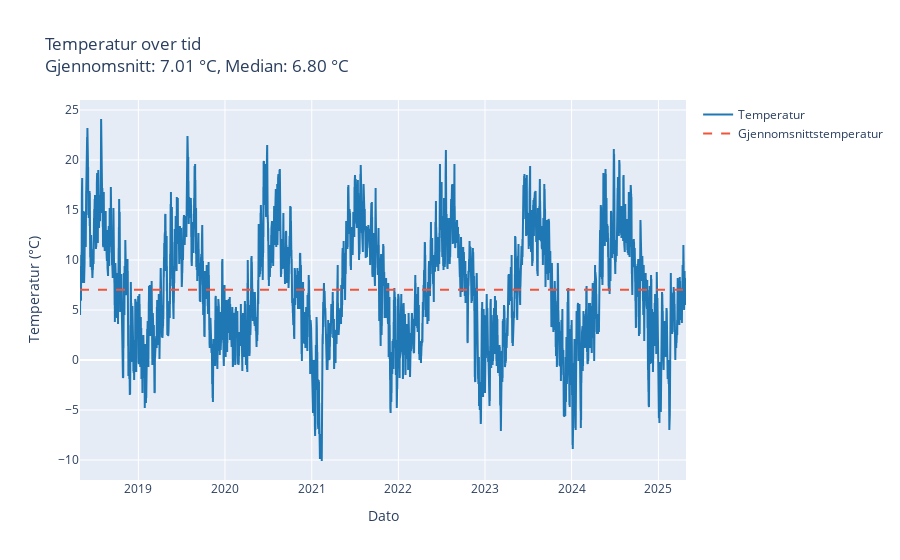
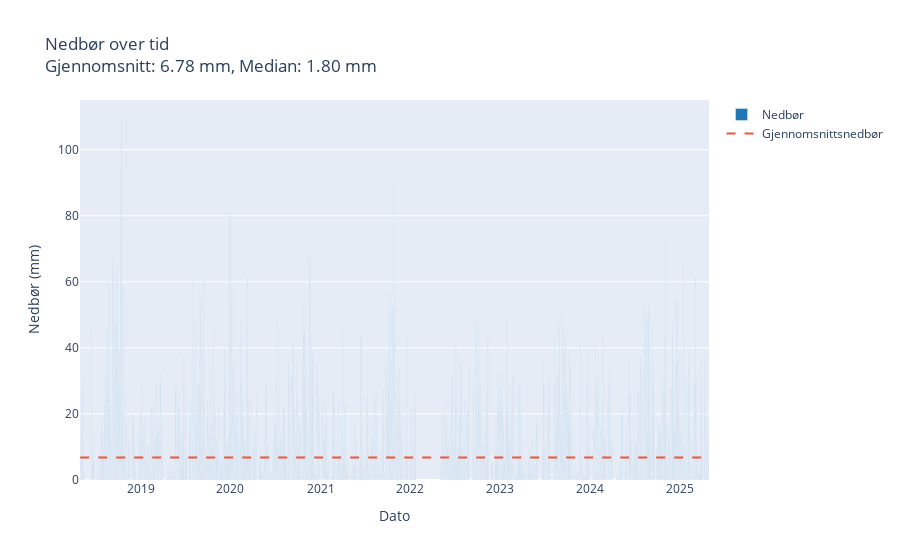
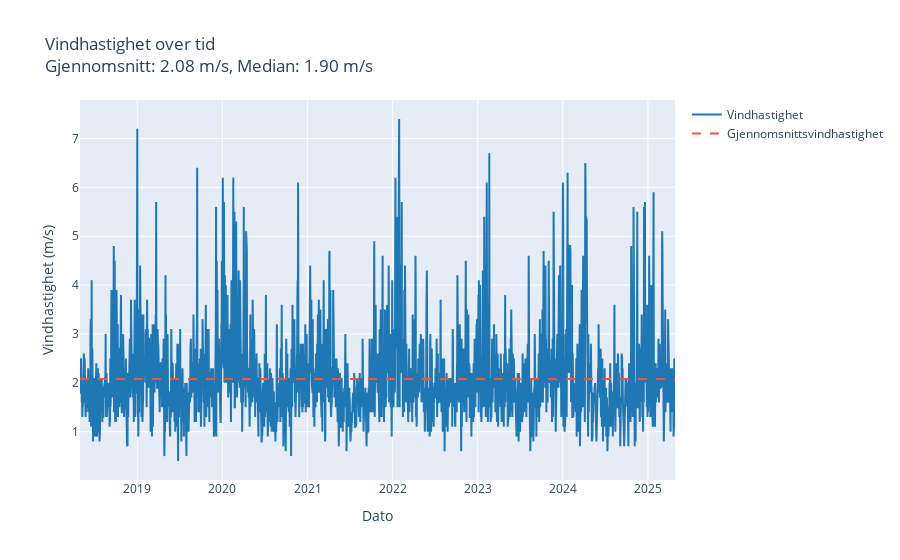
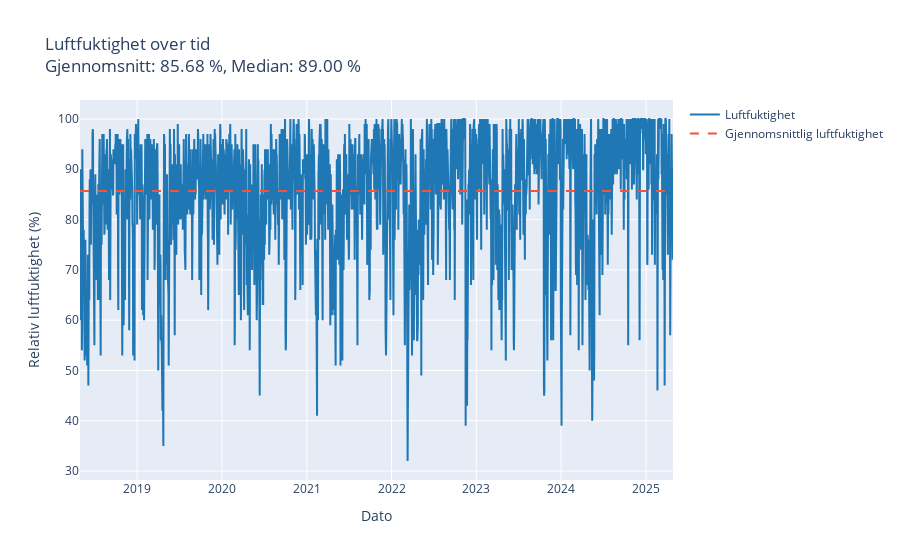

Notebook code cell kept with these figures, in order:
### Code cell
# Leser data fra de separate CSV-filene
temperature_data = pd.read_csv("../data/temperature_data.csv")
precipitation_data = pd.read_csv("../data/precipitation_data.csv")
wind_speed_data = pd.read_csv("../data/wind_speed_data.csv")
humidity_data = pd.read_csv("../data/humidity_data.csv")

# Konverterer referansetiden til datetime for alle datasettene
temperature_data['referenceTime'] = pd.to_datetime(temperature_data['referenceTime'])
precipitation_data['referenceTime'] = pd.to_datetime(precipitation_data['referenceTime'])
wind_speed_data['referenceTime'] = pd.to_datetime(wind_speed_data['referenceTime'])
humidity_data['referenceTime'] = pd.to_datetime(humidity_data['referenceTime'])

# Plotter temperaturdata
fig_temp = go.Figure()
fig_temp.add_trace(go.Scatter(
    x=temperature_data['referenceTime'],
    y=temperature_data['value'],
    mode='lines',
    name='Temperatur',
    line=dict(color='#1f77b4')
))
mean_temp = temperature_data['value'].mean()
median_temp = temperature_data['value'].median()
fig_temp.add_trace(go.Scatter(
    x=temperature_data['referenceTime'],
    y=[mean_temp] * len(temperature_data['referenceTime']),
    mode='lines',
    line=dict(dash='dash', color='rgba(31, 119, 180)'),
    name='Gjennomsnittstemperatur'
))
fig_temp.update_layout(
    title=f"Temperatur over tid<br>Gjennomsnitt: {mean_temp:.2f} °C, Median: {median_temp:.2f} °C",
    xaxis_title="Dato",
    yaxis_title="Temperatur (°C)"
)
fig_temp.show()

# Plotter nedbørsdata
fig_precip = go.Figure()
fig_precip.add_trace(go.Bar(
    x=precipitation_data['referenceTime'],
    y=precipitation_data['value'],
    name='Nedbør',
    marker=dict(color='#1f77b4')
))
mean_precip = precipitation_data['value'].mean()
median_precip = precipitation_data['value'].median()
fig_precip.add_trace(go.Scatter(
    x=precipitation_data['referenceTime'],
    y=[mean_precip] * len(precipitation_data['referenceTime']),
    mode='lines',
    line=dict(dash='dash', color='rgba(31, 119, 180)'),
    name='Gjennomsnittsnedbør'
))
fig_precip.update_layout(
    title=f"Nedbør over tid<br>Gjennomsnitt: {mean_precip:.2f} mm, Median: {median_precip:.2f} mm",
    xaxis_title="Dato",
    yaxis_title="Nedbør (mm)"
)
fig_precip.show()

# Plotter vindhastighetsdata
fig_wind = go.Figure()
fig_wind.add_trace(go.Scatter(
    x=wind_speed_data['referenceTime'],
    y=wind_speed_data['value'],
    mode='lines',
    name='Vindhastighet',
    line=dict(color='#1f77b4')
))
mean_wind = wind_speed_data['value'].mean()
median_wind = wind_speed_data['value'].median()
fig_wind.add_trace(go.Scatter(
    x=wind_speed_data['referenceTime'],
    y=[mean_wind] * len(wind_speed_data['referenceTime']),
    mode='lines',
    line=dict(dash='dash', color='rgba(31, 119, 180)'),
    name='Gjennomsnittsvindhastighet'
))
fig_wind.update_layout(
    title=f"Vindhastighet over tid<br>Gjennomsnitt: {mean_wind:.2f} m/s, Median: {median_wind:.2f} m/s",
    xaxis_title="Dato",
    yaxis_title="Vindhastighet (m/s)"
)
fig_wind.show()

# Plotter luftfuktighetsdata
fig_humidity = go.Figure()
fig_humidity.add_trace(go.Scatter(
    x=humidity_data['referenceTime'],
    y=humidity_data['value'],
    mode='lines',
    name='Luftfuktighet',
    line=dict(color='#1f77b4')
))
mean_humidity = humidity_data['value'].mean()
median_humidity = humidity_data['value'].median()
fig_humidity.add_trace(go.Scatter(
    x=humidity_data['referenceTime'],
    y=[mean_humidity] * len(humidity_data['referenceTime']),
    mode='lines',
    line=dict(dash='dash', color='rgba(31, 119, 180)'),
    name='Gjennomsnittlig luftfuktighet'
))
fig_humidity.update_layout(
    title=f"Luftfuktighet over tid<br>Gjennomsnitt: {mean_humidity:.2f} %, Median: {median_humidity:.2f} %",
    xaxis_title="Dato",
    yaxis_title="Relativ luftfuktighet (%)"
)
fig_humidity.show()

### Figure 1 — Plotly figure (JSON) as saved in the notebook; plotly's stock layout.template omitted (floating-point values rounded to 4 significant figures; data arrays with more than 128 entries replaced by an {"elided": "..."} marker saying what was removed)
{"data": [{"line": {"color": "#1f77b4"}, "mode": "lines", "name": "Temperatur", "type": "scatter", "x": {"elided": "5107 str values"}, "y": {"elided": "5107 float values"}}, {"line": {"color": "rgba(31, 119, 180)", "dash": "dash"}, "mode": "lines", "name": "Gjennomsnittstemperatur", "type": "scatter", "x": {"elided": "5107 str values"}, "y": {"elided": "5107 float values"}}], "layout": {"title": {"text": "Temperatur over tid<br>Gjennomsnitt: 7.01 °C, Median: 6.80 °C"}, "xaxis": {"title": {"text": "Dato"}}, "yaxis": {"title": {"text": "Temperatur (°C)"}}}}

### Figure 2 — Plotly figure (JSON) as saved in the notebook; plotly's stock layout.template omitted (floating-point values rounded to 4 significant figures; data arrays with more than 128 entries replaced by an {"elided": "..."} marker saying what was removed)
{"data": [{"marker": {"color": "#1f77b4"}, "name": "Nedbør", "type": "bar", "x": {"elided": "4860 str values"}, "y": {"elided": "4860 float values"}}, {"line": {"color": "rgba(31, 119, 180)", "dash": "dash"}, "mode": "lines", "name": "Gjennomsnittsnedbør", "type": "scatter", "x": {"elided": "4860 str values"}, "y": {"elided": "4860 float values"}}], "layout": {"title": {"text": "Nedbør over tid<br>Gjennomsnitt: 6.78 mm, Median: 1.80 mm"}, "xaxis": {"title": {"text": "Dato"}}, "yaxis": {"title": {"text": "Nedbør (mm)"}}}}

### Figure 3 — Plotly figure (JSON) as saved in the notebook; plotly's stock layout.template omitted (floating-point values rounded to 4 significant figures; data arrays with more than 128 entries replaced by an {"elided": "..."} marker saying what was removed)
{"data": [{"line": {"color": "#1f77b4"}, "mode": "lines", "name": "Vindhastighet", "type": "scatter", "x": {"elided": "2551 str values"}, "y": {"elided": "2551 float values"}}, {"line": {"color": "rgba(31, 119, 180)", "dash": "dash"}, "mode": "lines", "name": "Gjennomsnittsvindhastighet", "type": "scatter", "x": {"elided": "2551 str values"}, "y": {"elided": "2551 float values"}}], "layout": {"title": {"text": "Vindhastighet over tid<br>Gjennomsnitt: 2.08 m/s, Median: 1.90 m/s"}, "xaxis": {"title": {"text": "Dato"}}, "yaxis": {"title": {"text": "Vindhastighet (m/s)"}}}}

### Figure 4 — Plotly figure (JSON) as saved in the notebook; plotly's stock layout.template omitted (floating-point values rounded to 4 significant figures; data arrays with more than 128 entries replaced by an {"elided": "..."} marker saying what was removed)
{"data": [{"line": {"color": "#1f77b4"}, "mode": "lines", "name": "Luftfuktighet", "type": "scatter", "x": {"elided": "2555 str values"}, "y": {"elided": "2555 float values"}}, {"line": {"color": "rgba(31, 119, 180)", "dash": "dash"}, "mode": "lines", "name": "Gjennomsnittlig luftfuktighet", "type": "scatter", "x": {"elided": "2555 str values"}, "y": {"elided": "2555 float values"}}], "layout": {"title": {"text": "Luftfuktighet over tid<br>Gjennomsnitt: 85.68 %, Median: 89.00 %"}, "xaxis": {"title": {"text": "Dato"}}, "yaxis": {"title": {"text": "Relativ luftfuktighet (%)"}}}}
